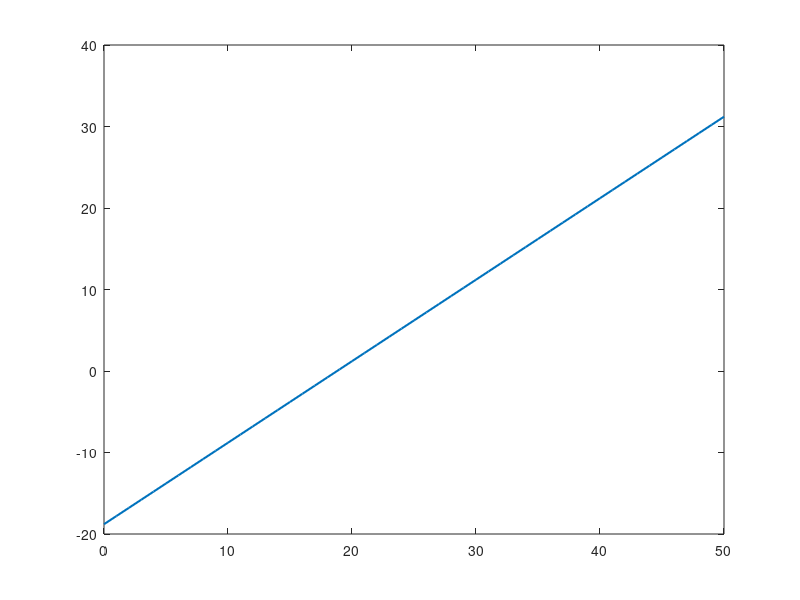

This chart was generated by the following MATLAB code: (Note: this script raises an error after producing the figure.)
%リンクバジェット計算
%今後、減衰、フェージング、マルチパス、干渉などを組み込む必要あり
clear;
close all;
clc;

%パラメータ(定数)
c = 3.0e8;
f = 9.2e8;
%距離パラメータ
d_GEO = 35786e3;
d_LEO = 1760e3;
L = 20*log10(4*pi*d_LEO*f/c);
k = 1.38e-23;
lambda = c/f;
Gt = 1;
margin = 10;

%SFによるSNRしきい値(LoRaの標準値)
SF = 7:12;
SNR_th = [-7.5, -10.0, -12.5, -15.0, -17.5, -20.0];


%パラメータ(変数)
Gr = 0:50;
T = 300; %27℃を想定
B = 100e3; %帯域幅は100kHzまたは125kHz
Pt = 13;


%受信電力[dBm]
pr = Pt + Gt + Gr - L;

%ノイズ(ガウシアンノイズ)し
pn = 10*log10(k*T*B)+30;
SNR = pr - pn;


%plot
figure;
plot(Gr, SNR, 'LineWidth', 1.5, 'DisplayName', 'SNR');
hold on;

col = lines(6);
for i = 1:6
    yline(SNR_th(i), '-', 'Color', col(i,:), 'LineWidth', 1.2, ...
        'DisplayName', sprintf('SF%d %.1f dB', SF(i), SNR_th(i)));
end

hold off;
grid on;

xlim([0 50]);
ylim([-40 10]);
xlabel('受信アンテナ利得 Gr [dBi]', 'FontSize',12);
ylabel('SNR [dB]', 'FontSize',12);
title('受信アンテナ利得とSNRの関係','FontSize',14);
legend('Location', 'northwest', 'FontSize', 10);

%最小アンテナ利得
G_rx_min = SNR_th + margin - (Pt + Gt - L - pn);

G_rx_lin = 10.^(G_rx_min / 10);
%必要なアンテナの直径の計算
D_min = (lambda/pi) .*(sqrt(G_rx_lin/0.6)); %開口能率 η=0.6

%% ターミナル出力
fprintf('SF別 必要最低アンテナ利得（マージン %d dB込み）\n', margin);
fprintf('SF G_rx_min [dBi] ｌ D_min [m]\n');

for i = 1:6
    fprintf('SF%d %14.1f %9.2f\n', SF(i), G_rx_min(i), D_min(i));
end
